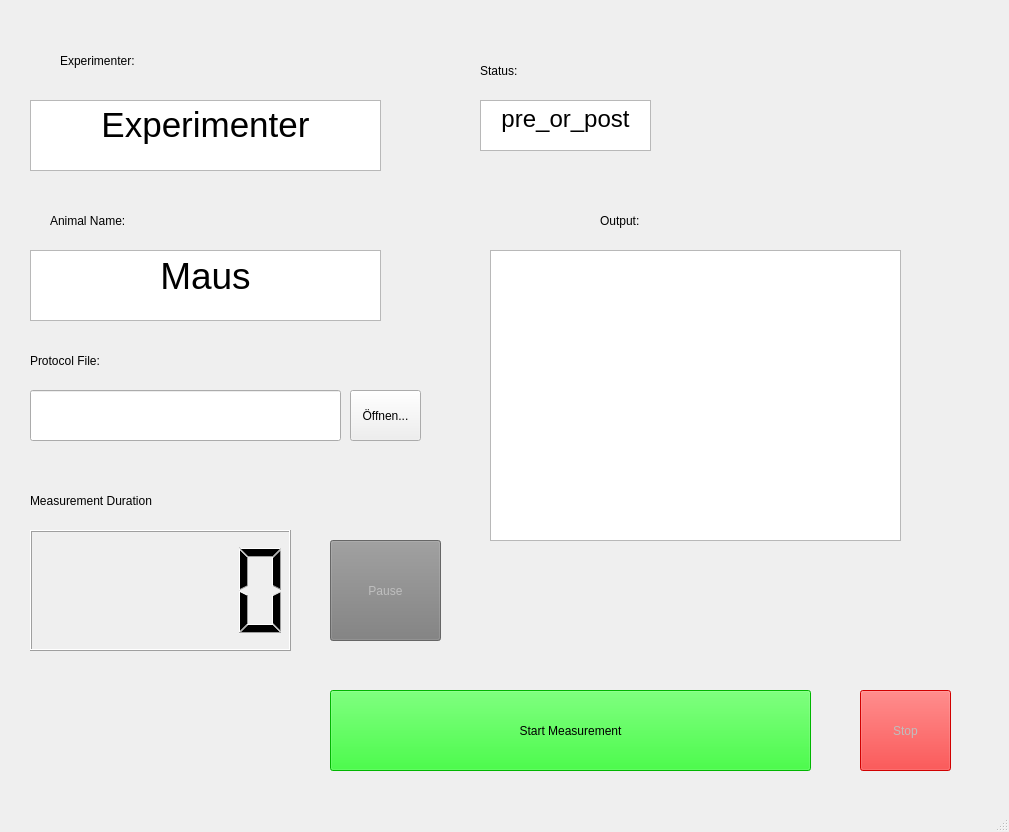
<?xml version="1.0" encoding="UTF-8"?>
<ui version="4.0">
 <class>MainWindow</class>
 <widget class="QMainWindow" name="MainWindow">
  <property name="geometry">
   <rect>
    <x>0</x>
    <y>0</y>
    <width>1009</width>
    <height>832</height>
   </rect>
  </property>
  <property name="windowTitle">
   <string>MainWindow</string>
  </property>
  <widget class="QWidget" name="centralwidget">
   <widget class="QPushButton" name="startButton">
    <property name="geometry">
     <rect>
      <x>330</x>
      <y>690</y>
      <width>481</width>
      <height>81</height>
     </rect>
    </property>
    <property name="styleSheet">
     <string notr="true">font: 20pt &quot;MS Shell Dlg 2&quot;;
background-color: rgb(0, 255, 0);
</string>
    </property>
    <property name="text">
     <string>Start Measurement</string>
    </property>
   </widget>
   <widget class="QTextEdit" name="textEdit_Mousname">
    <property name="geometry">
     <rect>
      <x>30</x>
      <y>250</y>
      <width>351</width>
      <height>71</height>
     </rect>
    </property>
    <property name="styleSheet">
     <string notr="true">font: 26pt &quot;MS Shell Dlg 2&quot;;</string>
    </property>
    <property name="tabChangesFocus">
     <bool>true</bool>
    </property>
    <property name="html">
     <string>&lt;!DOCTYPE HTML PUBLIC &quot;-//W3C//DTD HTML 4.0//EN&quot; &quot;http://www.w3.org/TR/REC-html40/strict.dtd&quot;&gt;
&lt;html&gt;&lt;head&gt;&lt;meta name=&quot;qrichtext&quot; content=&quot;1&quot; /&gt;&lt;style type=&quot;text/css&quot;&gt;
p, li { white-space: pre-wrap; }
&lt;/style&gt;&lt;/head&gt;&lt;body style=&quot; font-family:'MS Shell Dlg 2'; font-size:26pt; font-weight:400; font-style:normal;&quot;&gt;
&lt;p align=&quot;center&quot; style=&quot; margin-top:0px; margin-bottom:0px; margin-left:0px; margin-right:0px; -qt-block-indent:0; text-indent:0px;&quot;&gt;&lt;span style=&quot; font-size:28pt;&quot;&gt;Maus&lt;/span&gt;&lt;/p&gt;&lt;/body&gt;&lt;/html&gt;</string>
    </property>
   </widget>
   <widget class="QTextEdit" name="textEdit_status">
    <property name="geometry">
     <rect>
      <x>480</x>
      <y>100</y>
      <width>171</width>
      <height>51</height>
     </rect>
    </property>
    <property name="styleSheet">
     <string notr="true">font: 26pt &quot;MS Shell Dlg 2&quot;;</string>
    </property>
    <property name="tabChangesFocus">
     <bool>true</bool>
    </property>
    <property name="html">
     <string>&lt;!DOCTYPE HTML PUBLIC &quot;-//W3C//DTD HTML 4.0//EN&quot; &quot;http://www.w3.org/TR/REC-html40/strict.dtd&quot;&gt;
&lt;html&gt;&lt;head&gt;&lt;meta name=&quot;qrichtext&quot; content=&quot;1&quot; /&gt;&lt;style type=&quot;text/css&quot;&gt;
p, li { white-space: pre-wrap; }
&lt;/style&gt;&lt;/head&gt;&lt;body style=&quot; font-family:'MS Shell Dlg 2'; font-size:26pt; font-weight:400; font-style:normal;&quot;&gt;
&lt;p align=&quot;center&quot; style=&quot; margin-top:0px; margin-bottom:0px; margin-left:0px; margin-right:0px; -qt-block-indent:0; text-indent:0px;&quot;&gt;&lt;span style=&quot; font-size:18pt;&quot;&gt;pre_or_post&lt;/span&gt;&lt;/p&gt;&lt;/body&gt;&lt;/html&gt;</string>
    </property>
   </widget>
   <widget class="QTextEdit" name="textEdit_Experimenter">
    <property name="geometry">
     <rect>
      <x>30</x>
      <y>100</y>
      <width>351</width>
      <height>71</height>
     </rect>
    </property>
    <property name="styleSheet">
     <string notr="true">font: 26pt &quot;MS Shell Dlg 2&quot;;</string>
    </property>
    <property name="tabChangesFocus">
     <bool>true</bool>
    </property>
    <property name="html">
     <string>&lt;!DOCTYPE HTML PUBLIC &quot;-//W3C//DTD HTML 4.0//EN&quot; &quot;http://www.w3.org/TR/REC-html40/strict.dtd&quot;&gt;
&lt;html&gt;&lt;head&gt;&lt;meta name=&quot;qrichtext&quot; content=&quot;1&quot; /&gt;&lt;style type=&quot;text/css&quot;&gt;
p, li { white-space: pre-wrap; }
&lt;/style&gt;&lt;/head&gt;&lt;body style=&quot; font-family:'MS Shell Dlg 2'; font-size:26pt; font-weight:400; font-style:normal;&quot;&gt;
&lt;p align=&quot;center&quot; style=&quot; margin-top:0px; margin-bottom:0px; margin-left:0px; margin-right:0px; -qt-block-indent:0; text-indent:0px;&quot;&gt;Experimenter&lt;/p&gt;&lt;/body&gt;&lt;/html&gt;</string>
    </property>
   </widget>
   <widget class="QLabel" name="label">
    <property name="geometry">
     <rect>
      <x>60</x>
      <y>40</y>
      <width>301</width>
      <height>41</height>
     </rect>
    </property>
    <property name="styleSheet">
     <string notr="true">font: 28pt &quot;MS Shell Dlg 2&quot;;</string>
    </property>
    <property name="text">
     <string>Experimenter:</string>
    </property>
   </widget>
   <widget class="QLabel" name="label_2">
    <property name="geometry">
     <rect>
      <x>50</x>
      <y>200</y>
      <width>311</width>
      <height>41</height>
     </rect>
    </property>
    <property name="styleSheet">
     <string notr="true">font: 28pt &quot;MS Shell Dlg 2&quot;;</string>
    </property>
    <property name="text">
     <string>Animal Name:</string>
    </property>
   </widget>
   <widget class="QLabel" name="label_3">
    <property name="geometry">
     <rect>
      <x>480</x>
      <y>50</y>
      <width>151</width>
      <height>41</height>
     </rect>
    </property>
    <property name="styleSheet">
     <string notr="true">font: 28pt &quot;MS Shell Dlg 2&quot;;</string>
    </property>
    <property name="text">
     <string>Status:</string>
    </property>
   </widget>
   <widget class="QLCDNumber" name="lcdNumber">
    <property name="geometry">
     <rect>
      <x>30</x>
      <y>530</y>
      <width>261</width>
      <height>121</height>
     </rect>
    </property>
   </widget>
   <widget class="QLabel" name="label_5">
    <property name="geometry">
     <rect>
      <x>30</x>
      <y>480</y>
      <width>301</width>
      <height>41</height>
     </rect>
    </property>
    <property name="styleSheet">
     <string notr="true">font: 16pt &quot;MS Shell Dlg 2&quot;;</string>
    </property>
    <property name="text">
     <string>Measurement Duration</string>
    </property>
   </widget>
   <widget class="QTextEdit" name="textEdit_out">
    <property name="geometry">
     <rect>
      <x>490</x>
      <y>250</y>
      <width>411</width>
      <height>291</height>
     </rect>
    </property>
    <property name="styleSheet">
     <string notr="true">font: 26pt &quot;MS Shell Dlg 2&quot;;</string>
    </property>
    <property name="html">
     <string>&lt;!DOCTYPE HTML PUBLIC &quot;-//W3C//DTD HTML 4.0//EN&quot; &quot;http://www.w3.org/TR/REC-html40/strict.dtd&quot;&gt;
&lt;html&gt;&lt;head&gt;&lt;meta name=&quot;qrichtext&quot; content=&quot;1&quot; /&gt;&lt;style type=&quot;text/css&quot;&gt;
p, li { white-space: pre-wrap; }
&lt;/style&gt;&lt;/head&gt;&lt;body style=&quot; font-family:'MS Shell Dlg 2'; font-size:26pt; font-weight:400; font-style:normal;&quot;&gt;
&lt;p style=&quot;-qt-paragraph-type:empty; margin-top:0px; margin-bottom:0px; margin-left:0px; margin-right:0px; -qt-block-indent:0; text-indent:0px; font-size:8.25pt;&quot;&gt;&lt;br /&gt;&lt;/p&gt;&lt;/body&gt;&lt;/html&gt;</string>
    </property>
   </widget>
   <widget class="QLabel" name="label_6">
    <property name="geometry">
     <rect>
      <x>600</x>
      <y>190</y>
      <width>161</width>
      <height>61</height>
     </rect>
    </property>
    <property name="whatsThis">
     <string>&lt;html&gt;&lt;head/&gt;&lt;body&gt;&lt;p align=&quot;center&quot;&gt;&lt;span style=&quot; font-size:28pt;&quot;&gt;Output:&lt;/span&gt;&lt;/p&gt;&lt;/body&gt;&lt;/html&gt;</string>
    </property>
    <property name="styleSheet">
     <string notr="true">font: 28pt &quot;MS Shell Dlg 2&quot;;</string>
    </property>
    <property name="text">
     <string>Output:</string>
    </property>
   </widget>
   <widget class="QLabel" name="label_7">
    <property name="geometry">
     <rect>
      <x>30</x>
      <y>340</y>
      <width>301</width>
      <height>41</height>
     </rect>
    </property>
    <property name="styleSheet">
     <string notr="true">font: 28pt &quot;MS Shell Dlg 2&quot;;</string>
    </property>
    <property name="text">
     <string>Protocol File:</string>
    </property>
   </widget>
   <widget class="QPushButton" name="browseButton">
    <property name="geometry">
     <rect>
      <x>350</x>
      <y>390</y>
      <width>71</width>
      <height>51</height>
     </rect>
    </property>
    <property name="text">
     <string>Öffnen...</string>
    </property>
   </widget>
   <widget class="QPushButton" name="stopButton">
    <property name="enabled">
     <bool>false</bool>
    </property>
    <property name="geometry">
     <rect>
      <x>860</x>
      <y>690</y>
      <width>91</width>
      <height>81</height>
     </rect>
    </property>
    <property name="styleSheet">
     <string notr="true">font: 20pt &quot;MS Shell Dlg 2&quot;;
background-color: rgb(255, 0, 0);</string>
    </property>
    <property name="text">
     <string>Stop</string>
    </property>
   </widget>
   <widget class="QPushButton" name="pauseButton">
    <property name="enabled">
     <bool>false</bool>
    </property>
    <property name="geometry">
     <rect>
      <x>330</x>
      <y>540</y>
      <width>111</width>
      <height>101</height>
     </rect>
    </property>
    <property name="styleSheet">
     <string notr="true">font: 20pt &quot;MS Shell Dlg 2&quot;;
background-color:rgb(124, 124, 124)</string>
    </property>
    <property name="text">
     <string>Pause</string>
    </property>
   </widget>
   <widget class="QLineEdit" name="lineEdit_Path">
    <property name="geometry">
     <rect>
      <x>30</x>
      <y>390</y>
      <width>311</width>
      <height>51</height>
     </rect>
    </property>
    <property name="styleSheet">
     <string notr="true">font: 12pt &quot;MS Shell Dlg 2&quot;;</string>
    </property>
    <property name="text">
     <string/>
    </property>
   </widget>
  </widget>
  <widget class="QMenuBar" name="menubar">
   <property name="geometry">
    <rect>
     <x>0</x>
     <y>0</y>
     <width>1009</width>
     <height>21</height>
    </rect>
   </property>
   <property name="defaultUp">
    <bool>false</bool>
   </property>
   <property name="nativeMenuBar">
    <bool>true</bool>
   </property>
  </widget>
  <widget class="QStatusBar" name="statusbar"/>
 </widget>
 <resources/>
 <connections/>
</ui>
